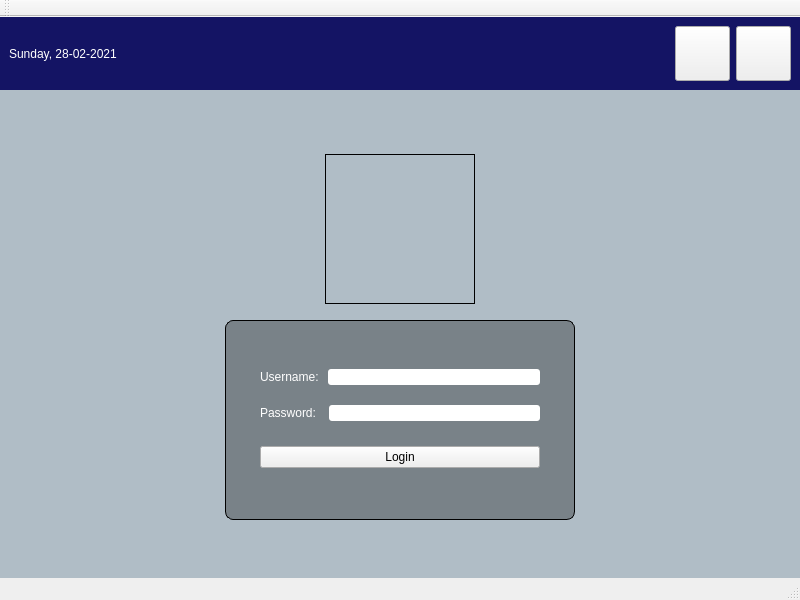
<?xml version="1.0" encoding="UTF-8"?>
<ui version="4.0">
 <class>MainWindow</class>
 <widget class="QMainWindow" name="MainWindow">
  <property name="geometry">
   <rect>
    <x>0</x>
    <y>0</y>
    <width>800</width>
    <height>600</height>
   </rect>
  </property>
  <property name="minimumSize">
   <size>
    <width>800</width>
    <height>600</height>
   </size>
  </property>
  <property name="maximumSize">
   <size>
    <width>800</width>
    <height>600</height>
   </size>
  </property>
  <property name="windowTitle">
   <string>MainWindow</string>
  </property>
  <property name="styleSheet">
   <string notr="true">#loginForm { 
border: 1px solid;
} 

#centralwidget { 
	background: rgba(10, 60, 90, 70); 
}

#topPanel{
	background: rgb(20,20,100);
}

#loginForm{
	background: rgba(0,0,0,80);
	border-radius: 8px;

}

QLabel{ color: white; }
QLineEdit { border-radius: 3px; }
QPushButton:hover { 
	background: rgba(10, 60, 90, 70); 
	color: white;
}
</string>
  </property>
  <widget class="QWidget" name="centralwidget">
   <property name="styleSheet">
    <string notr="true"/>
   </property>
   <layout class="QVBoxLayout" name="verticalLayout">
    <property name="leftMargin">
     <number>0</number>
    </property>
    <property name="topMargin">
     <number>0</number>
    </property>
    <property name="rightMargin">
     <number>0</number>
    </property>
    <property name="bottomMargin">
     <number>0</number>
    </property>
    <item>
     <widget class="QWidget" name="topPanel" native="true">
      <layout class="QHBoxLayout" name="horizontalLayout">
       <item>
        <widget class="QLabel" name="currentDateTime">
         <property name="text">
          <string>Sunday, 28-02-2021</string>
         </property>
        </widget>
       </item>
       <item>
        <spacer name="horizontalSpacer">
         <property name="orientation">
          <enum>Qt::Horizontal</enum>
         </property>
         <property name="sizeHint" stdset="0">
          <size>
           <width>40</width>
           <height>20</height>
          </size>
         </property>
        </spacer>
       </item>
       <item>
        <widget class="QPushButton" name="shutdownButton">
         <property name="sizePolicy">
          <sizepolicy hsizetype="Fixed" vsizetype="Fixed">
           <horstretch>0</horstretch>
           <verstretch>0</verstretch>
          </sizepolicy>
         </property>
         <property name="minimumSize">
          <size>
           <width>55</width>
           <height>55</height>
          </size>
         </property>
         <property name="text">
          <string/>
         </property>
        </widget>
       </item>
       <item>
        <widget class="QPushButton" name="restartButton">
         <property name="sizePolicy">
          <sizepolicy hsizetype="Fixed" vsizetype="Fixed">
           <horstretch>0</horstretch>
           <verstretch>0</verstretch>
          </sizepolicy>
         </property>
         <property name="minimumSize">
          <size>
           <width>55</width>
           <height>55</height>
          </size>
         </property>
         <property name="text">
          <string/>
         </property>
        </widget>
       </item>
      </layout>
     </widget>
    </item>
    <item>
     <spacer name="verticalSpacer_3">
      <property name="orientation">
       <enum>Qt::Vertical</enum>
      </property>
      <property name="sizeHint" stdset="0">
       <size>
        <width>20</width>
        <height>40</height>
       </size>
      </property>
     </spacer>
    </item>
    <item>
     <layout class="QHBoxLayout" name="horizontalLayout_2">
      <property name="topMargin">
       <number>0</number>
      </property>
      <item>
       <widget class="QLabel" name="logo">
        <property name="sizePolicy">
         <sizepolicy hsizetype="Fixed" vsizetype="Fixed">
          <horstretch>0</horstretch>
          <verstretch>0</verstretch>
         </sizepolicy>
        </property>
        <property name="minimumSize">
         <size>
          <width>150</width>
          <height>150</height>
         </size>
        </property>
        <property name="styleSheet">
         <string notr="true">border: 1px solid;</string>
        </property>
        <property name="text">
         <string/>
        </property>
       </widget>
      </item>
     </layout>
    </item>
    <item>
     <spacer name="verticalSpacer_4">
      <property name="orientation">
       <enum>Qt::Vertical</enum>
      </property>
      <property name="sizeType">
       <enum>QSizePolicy::Fixed</enum>
      </property>
      <property name="sizeHint" stdset="0">
       <size>
        <width>20</width>
        <height>10</height>
       </size>
      </property>
     </spacer>
    </item>
    <item>
     <layout class="QHBoxLayout" name="horizontalLayout_3">
      <property name="topMargin">
       <number>0</number>
      </property>
      <item>
       <widget class="QWidget" name="loginForm" native="true">
        <property name="sizePolicy">
         <sizepolicy hsizetype="Fixed" vsizetype="Fixed">
          <horstretch>0</horstretch>
          <verstretch>0</verstretch>
         </sizepolicy>
        </property>
        <property name="minimumSize">
         <size>
          <width>350</width>
          <height>200</height>
         </size>
        </property>
        <layout class="QVBoxLayout" name="verticalLayout_2">
         <property name="leftMargin">
          <number>35</number>
         </property>
         <property name="topMargin">
          <number>35</number>
         </property>
         <property name="rightMargin">
          <number>35</number>
         </property>
         <property name="bottomMargin">
          <number>35</number>
         </property>
         <item>
          <layout class="QHBoxLayout" name="horizontalLayout_5">
           <item>
            <widget class="QLabel" name="label">
             <property name="baseSize">
              <size>
               <width>0</width>
               <height>0</height>
              </size>
             </property>
             <property name="text">
              <string>Username: </string>
             </property>
            </widget>
           </item>
           <item>
            <widget class="QLineEdit" name="username"/>
           </item>
          </layout>
         </item>
         <item>
          <layout class="QHBoxLayout" name="horizontalLayout_4">
           <item>
            <widget class="QLabel" name="label_2">
             <property name="text">
              <string>Password:  </string>
             </property>
            </widget>
           </item>
           <item>
            <widget class="QLineEdit" name="password"/>
           </item>
          </layout>
         </item>
         <item>
          <spacer name="verticalSpacer_2">
           <property name="orientation">
            <enum>Qt::Vertical</enum>
           </property>
           <property name="sizeType">
            <enum>QSizePolicy::Fixed</enum>
           </property>
           <property name="sizeHint" stdset="0">
            <size>
             <width>20</width>
             <height>5</height>
            </size>
           </property>
          </spacer>
         </item>
         <item>
          <widget class="QPushButton" name="loginButton">
           <property name="enabled">
            <bool>true</bool>
           </property>
           <property name="sizePolicy">
            <sizepolicy hsizetype="Minimum" vsizetype="Fixed">
             <horstretch>0</horstretch>
             <verstretch>0</verstretch>
            </sizepolicy>
           </property>
           <property name="text">
            <string>Login</string>
           </property>
          </widget>
         </item>
        </layout>
       </widget>
      </item>
     </layout>
    </item>
    <item>
     <spacer name="verticalSpacer">
      <property name="orientation">
       <enum>Qt::Vertical</enum>
      </property>
      <property name="sizeHint" stdset="0">
       <size>
        <width>20</width>
        <height>40</height>
       </size>
      </property>
     </spacer>
    </item>
   </layout>
  </widget>
  <widget class="QMenuBar" name="menubar">
   <property name="geometry">
    <rect>
     <x>0</x>
     <y>0</y>
     <width>800</width>
     <height>22</height>
    </rect>
   </property>
  </widget>
  <widget class="QStatusBar" name="statusbar"/>
  <widget class="QToolBar" name="toolBar">
   <property name="windowTitle">
    <string>toolBar</string>
   </property>
   <attribute name="toolBarArea">
    <enum>TopToolBarArea</enum>
   </attribute>
   <attribute name="toolBarBreak">
    <bool>false</bool>
   </attribute>
  </widget>
 </widget>
 <resources/>
 <connections/>
</ui>
